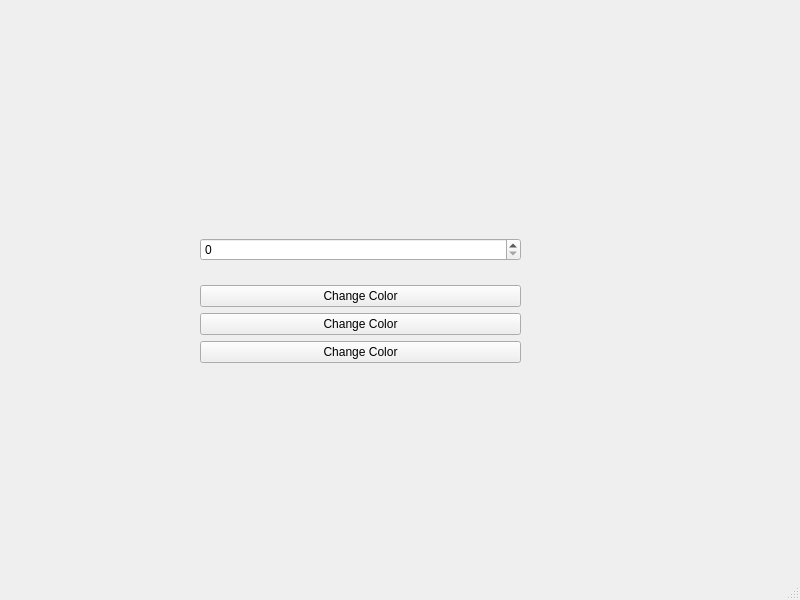
<?xml version="1.0" encoding="UTF-8"?>
<ui version="4.0">
 <class>MainWindow</class>
 <widget class="QMainWindow" name="MainWindow">
  <property name="geometry">
   <rect>
    <x>0</x>
    <y>0</y>
    <width>800</width>
    <height>600</height>
   </rect>
  </property>
  <property name="windowTitle">
   <string>MainWindow</string>
  </property>
  <widget class="QWidget" name="centralwidget">
   <widget class="QWidget" name="verticalLayoutWidget_3">
    <property name="geometry">
     <rect>
      <x>200</x>
      <y>220</y>
      <width>321</width>
      <height>161</height>
     </rect>
    </property>
    <layout class="QVBoxLayout" name="verticalLayout_3">
     <item>
      <layout class="QHBoxLayout" name="horizontalLayout_2">
       <item>
        <layout class="QVBoxLayout" name="verticalLayout_4"/>
       </item>
       <item>
        <layout class="QVBoxLayout" name="verticalLayout_5">
         <item>
          <widget class="QSpinBox" name="nbInvader"/>
         </item>
        </layout>
       </item>
      </layout>
     </item>
     <item>
      <layout class="QHBoxLayout" name="horizontalLayout">
       <item>
        <layout class="QVBoxLayout" name="verticalLayout_2"/>
       </item>
       <item>
        <layout class="QVBoxLayout" name="verticalLayout">
         <item>
          <widget class="QPushButton" name="colorShip">
           <property name="text">
            <string>Change Color</string>
           </property>
          </widget>
         </item>
         <item>
          <widget class="QPushButton" name="colorInvader">
           <property name="text">
            <string>Change Color</string>
           </property>
          </widget>
         </item>
         <item>
          <widget class="QPushButton" name="colorBullet">
           <property name="text">
            <string>Change Color</string>
           </property>
          </widget>
         </item>
        </layout>
       </item>
      </layout>
     </item>
    </layout>
   </widget>
  </widget>
  <widget class="QMenuBar" name="menubar">
   <property name="geometry">
    <rect>
     <x>0</x>
     <y>0</y>
     <width>800</width>
     <height>25</height>
    </rect>
   </property>
  </widget>
  <widget class="QStatusBar" name="statusbar"/>
 </widget>
 <resources/>
 <connections/>
</ui>
